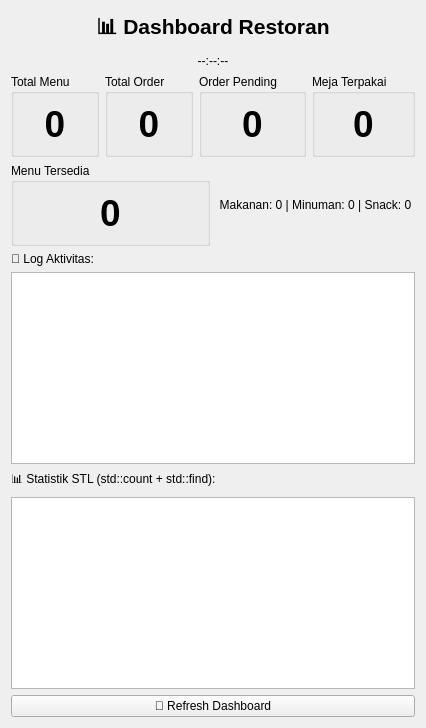
      <widget class="QWidget" name="dashboardTab">
       <attribute name="title">
        <string>📊 Dashboard</string>
       </attribute>
       <layout class="QVBoxLayout" name="dashboardLayout">
        <item>
         <widget class="QLabel" name="lblDashboardTitle">
          <property name="font">
           <font>
            <pointsize>16</pointsize>
            <bold>true</bold>
           </font>
          </property>
          <property name="text">
           <string>📊 Dashboard Restoran</string>
          </property>
          <property name="alignment">
           <set>Qt::AlignmentFlag::AlignCenter</set>
          </property>
         </widget>
        </item>
        <item>
         <widget class="QLabel" name="lblCurrentTime">
          <property name="text">
           <string>--:--:--</string>
          </property>
          <property name="alignment">
           <set>Qt::AlignmentFlag::AlignCenter</set>
          </property>
         </widget>
        </item>
        <item>
         <layout class="QHBoxLayout" name="cardRow1">
          <item>
           <widget class="QGroupBox" name="cardTotalMenu">
            <property name="title">
             <string>Total Menu</string>
            </property>
            <layout class="QVBoxLayout">
             <item>
              <widget class="QLabel" name="lblTotalMenu">
               <property name="font">
                <font>
                 <pointsize>28</pointsize>
                 <bold>true</bold>
                </font>
               </property>
               <property name="text">
                <string>0</string>
               </property>
               <property name="alignment">
                <set>Qt::AlignmentFlag::AlignCenter</set>
               </property>
              </widget>
             </item>
            </layout>
           </widget>
          </item>
          <item>
           <widget class="QGroupBox" name="cardTotalOrders">
            <property name="title">
             <string>Total Order</string>
            </property>
            <layout class="QVBoxLayout">
             <item>
              <widget class="QLabel" name="lblTotalOrders">
               <property name="font">
                <font>
                 <pointsize>28</pointsize>
                 <bold>true</bold>
                </font>
               </property>
               <property name="text">
                <string>0</string>
               </property>
               <property name="alignment">
                <set>Qt::AlignmentFlag::AlignCenter</set>
               </property>
              </widget>
             </item>
            </layout>
           </widget>
          </item>
          <item>
           <widget class="QGroupBox" name="cardPendingOrders">
            <property name="title">
             <string>Order Pending</string>
            </property>
            <layout class="QVBoxLayout">
             <item>
              <widget class="QLabel" name="lblPendingOrders">
               <property name="font">
                <font>
                 <pointsize>28</pointsize>
                 <bold>true</bold>
                </font>
               </property>
               <property name="text">
                <string>0</string>
               </property>
               <property name="alignment">
                <set>Qt::AlignmentFlag::AlignCenter</set>
               </property>
              </widget>
             </item>
            </layout>
           </widget>
          </item>
          <item>
           <widget class="QGroupBox" name="cardActiveTables">
            <property name="title">
             <string>Meja Terpakai</string>
            </property>
            <layout class="QVBoxLayout">
             <item>
              <widget class="QLabel" name="lblActiveTables">
               <property name="font">
                <font>
                 <pointsize>28</pointsize>
                 <bold>true</bold>
                </font>
               </property>
               <property name="text">
                <string>0</string>
               </property>
               <property name="alignment">
                <set>Qt::AlignmentFlag::AlignCenter</set>
               </property>
              </widget>
             </item>
            </layout>
           </widget>
          </item>
         </layout>
        </item>
        <item>
         <layout class="QHBoxLayout" name="cardRow2">
          <item>
           <widget class="QGroupBox" name="cardAvailableMenus">
            <property name="title">
             <string>Menu Tersedia</string>
            </property>
            <layout class="QVBoxLayout">
             <item>
              <widget class="QLabel" name="lblAvailableMenus">
               <property name="font">
                <font>
                 <pointsize>28</pointsize>
                 <bold>true</bold>
                </font>
               </property>
               <property name="text">
                <string>0</string>
               </property>
               <property name="alignment">
                <set>Qt::AlignmentFlag::AlignCenter</set>
               </property>
              </widget>
             </item>
            </layout>
           </widget>
          </item>
          <item>
           <widget class="QLabel" name="lblMenuByCategory">
            <property name="text">
             <string>Makanan: 0 | Minuman: 0 | Snack: 0</string>
            </property>
            <property name="alignment">
             <set>Qt::AlignmentFlag::AlignCenter</set>
            </property>
           </widget>
          </item>
         </layout>
        </item>
        <item>
         <widget class="QLabel" name="lblLogTitle">
          <property name="text">
           <string>📝 Log Aktivitas:</string>
          </property>
         </widget>
        </item>
        <item>
         <widget class="QTextEdit" name="logDisplay">
          <property name="readOnly">
           <bool>true</bool>
          </property>
         </widget>
        </item>
        <item>
         <widget class="QLabel" name="lblStatsTitle">
          <property name="text">
           <string>📊 Statistik STL (std::count + std::find):</string>
          </property>
         </widget>
        </item>
        <item>
         <widget class="QTextEdit" name="statsDisplay">
          <property name="readOnly">
           <bool>true</bool>
          </property>
         </widget>
        </item>
        <item>
         <widget class="QPushButton" name="btnRefreshDashboard">
          <property name="text">
           <string>🔄 Refresh Dashboard</string>
          </property>
         </widget>
        </item>
        <item>
         <spacer name="dashboardSpacer">
          <property name="orientation">
           <enum>Qt::Orientation::Vertical</enum>
          </property>
          <property name="sizeHint" stdset="0">
           <size>
            <width>0</width>
            <height>0</height>
           </size>
          </property>
         </spacer>
        </item>
       </layout>
      </widget>
